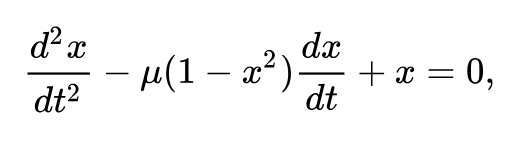
#> input picture van_der_pol_equation_undriven.png, 513 x 141 px
$ python van_der_pol_oscillator.py
#> lines starting #> are read from the running program, lines starting #| are printed output that depends on the picture
# Van Der Pol Oscillator
# d(d(x)/dt)/dt -  μ * (1 - x**2) * dx/dt + x = A * sin( ω*t )
# μ: "mu" is non linear damping
# x: displacement
# A: amplitude of driving source
# ω: angular frequency of driving source [rad/s]
#
# d(d(x)/dt)/dt =  μ * (1 - x**2) * dx/dt - x + A * sin( ω*t )
#
##############################################
# converting to a system of 2 first order ODEs:
# dv/dt = μ * (1 - x**2) * v - x + A * sin( ω*t )
# dx/dt = v
##############################################
# v is velocity or derivative of displacement x over time


# import numpy library for its ndarray support
import numpy as np
# import the scipy function solve_ivp(), according to the specification it's purpose is to:
# "Solve an initial value problem for a system of ODEs."
from scipy.integrate import solve_ivp
import matplotlib.pyplot as plt
from matplotlib.gridspec import GridSpec # align subplots also with variable size
from PIL import Image # for loading a png image

# function defines output of driving source for the case where the olscillator is driven
def driving_source(time, omega, A):
    return A * np.sin(omega * time)

# defines system of undriven oscillator
# function has format required by the scipy solve_ivp() function
# it returns the derivatives of x and v over time
def vanderpol_undriven(time, x_and_v, mu):
    x, v = x_and_v
    dv_dt = mu * (1 - x**2) * v - x
    dx_dt = v
    return([dx_dt, dv_dt])

# defines system of driven oscillator
# function has format required by the scipy solve_ivp() function
# it returns the derivatives of x and v over time
def vanderpol_driven(time, x_and_v, mu, omega, A):
    x, v = x_and_v
    dv_dt = mu * (1 - x**2) * v - x + driving_source(time, omega, A)
    dx_dt = v
    return([dx_dt, dv_dt])

#############################
# CASE 1: UNDRIVEN OSCILLATOR
#############################
# system parameters
# van der pol oscillator parameters
mu_undriven = 0.1
# initial values
x_and_v_init = [0, 0.1]
# parameters for calculation
number_of_steps = 20000 # total number of values calculated
total_time = 125.0 # total time
# prepare a tuple with the time interval, a mandatory argument for the scipy fucntion
time_interval = (0.0, total_time)
# prepare a numpy ndarray with the time points to be used
t = np.linspace(0, total_time, number_of_steps)

# calculations
print("Calculating undriven oscllator")
result = solve_ivp(vanderpol_undriven, time_interval, x_and_v_init, t_eval = t, args = ( mu_undriven, ))
print(result)
x_undriven, v_undriven = result.y
t_undriven = result.t

#############################
# CASE 2: DRIVEN OSCILLATOR
#############################
# system parameters
# van der pol oscillator parameters
mu_driven = 8.53
A = 1.2
omega = 2 * np.pi / 10
# initial values
x_and_v_init = [2, 0]
# parameters for calculation
number_of_steps = 20000 # total number of values calculated
total_time = 125.0 # total time
# prepare a tuple with the time interval, a mandatory argument for the scipy fucntion
time_interval = (0.0, total_time)
# prepare a numpy ndarray with the time points to be used
t = np.linspace(0, total_time, number_of_steps)

# calculations
print("Calculating driven oscllator")
result = solve_ivp(vanderpol_driven, time_interval, x_and_v_init, t_eval = t, args = ( mu_driven, omega, A ))
print(result)
x_driven, v_driven = result.y
t_driven = result.t
source_driving = driving_source(t, omega, A)

######################
# Plotting of results
######################

# parameters for the plots
text_size = 16
color_plot_background = "#F8F8F8"
color_background = "#E0E0E0"
colors_plot = ("#150086","#86001E","#008611")

# gridspec object defines subplots and their relative size
gs1 = GridSpec(2, 3, width_ratios=[1, 3, 1], height_ratios=[1,1])

# create new figure object
fig = plt.figure(figsize = (15, 10), num = "Van Der Pol Oscillator", facecolor = color_background)

# overal title
title = "Van Der Pol Oscillator"
plt.suptitle(title, fontweight = "bold", size = text_size + 4)

# subplot for image
ax = fig.add_subplot(gs1[0])
ax.set_facecolor(color_plot_background)
ax.set_xticks([])
ax.set_yticks([])
img = Image.open("van_der_pol_equation_undriven.png")
#> img is the input picture: PIL image 513x141 RGB; min 0, max 255, mean 245.8
ax.imshow(img)

# plot f(t) undriven
plt.subplot(gs1[1])
plt.plot(t_undriven,x_undriven,
         label = "Undriven Oscillator, oscillator output x", color = "red", linewidth = 2)
plt.xlabel("time [s]", fontsize = text_size)
plt.ylabel("displacement", fontsize = text_size)
plt.tick_params(labelsize = text_size)
plt.gca().set_facecolor(color_plot_background)
plt.grid(visible = True)
plt.title(f"Van De Pol Oscillator, undriven\n parameters: μ = {mu_undriven}, initial conditions: x0 = {x_and_v_init[0]}, v0 = {x_and_v_init[1]}",
            fontsize = text_size + 1, fontweight = "bold", y = 1.02)

# phase plot undriven
plt.subplot(gs1[2])
plt.plot(x_undriven,v_undriven, label = "Undriven Oscillator, phase plot", color = "red")
plt.axis('square')
plt.xlabel("displacement x", fontsize = text_size)
plt.ylabel("velocity v", fontsize = text_size)
plt.tick_params(labelsize = text_size)
plt.gca().set_facecolor(color_plot_background)
plt.grid(visible = True)
plt.title("Phase Plot",
            fontsize = text_size + 1, fontweight = "bold", y = 1.02)

# subplot for image
ax = fig.add_subplot(gs1[3])
ax.set_facecolor(color_plot_background)
ax.set_xticks([])
ax.set_yticks([])
img = Image.open("van_der_pol_equation.png")
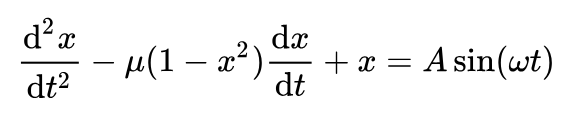
#> input picture van_der_pol_equation.png, 573 x 118 px
#> img is the input picture: PIL image 573x118 RGB; min 0, max 255, mean 244.5
ax.imshow(img)

# plot f(t) driven
plt.subplot(gs1[4])
plt.plot(t_driven,x_driven,
         label = "oscillator output x", color = "blue", linewidth = 2)
plt.plot(t_driven,source_driving,
         label = "driving source", color = "green", linewidth = 2)
plt.xlabel("time [s]", fontsize = text_size)
plt.ylabel("displacement", fontsize = text_size)
plt.tick_params(labelsize = text_size)
plt.gca().set_facecolor(color_plot_background)
plt.grid(visible = True)
plt.title(f"Van De Pol Oscillator, driven\n parameters: μ = {mu_driven}, A = {A}, ω = 2π/{2*np.pi/omega}, initial conditions: x0 = {x_and_v_init[0]}, v0 = {x_and_v_init[1]}",
            fontsize = text_size + 1, fontweight = "bold", y = 1.02)
plt.legend(fontsize = text_size, loc = "lower right", ncols = 2)

# phase plot driven
plt.subplot(gs1[5])
plt.plot(x_driven,v_driven, label = "Driven Oscillator, phase plot", color = "blue")
#plt.axis('square')
plt.xlabel("displacement x", fontsize = text_size)
plt.ylabel("velocity v", fontsize = text_size)
plt.tick_params(labelsize = text_size)
plt.gca().set_facecolor(color_plot_background)
plt.grid(visible = True)
plt.title("Phase Plot",
            fontsize = text_size + 1, fontweight = "bold", y = 1.02)

# define space between subplots
plt.subplots_adjust(wspace = 0.186, hspace = 0.46, left = 0.005, right = 0.97, bottom = 0.07, top = 0.87)

# start with plot window maximized, this works at least in linux..
mng = plt.get_current_fig_manager()
mng.resize(*mng.window.maxsize())

plt.show()
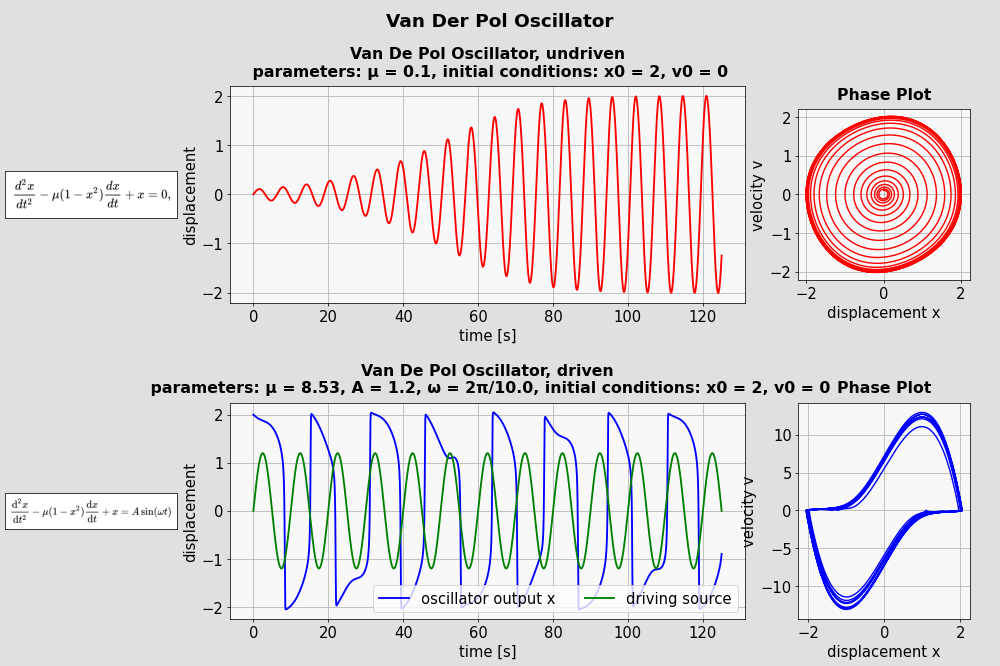
#> figure drawn by matplotlib, 6 panels; panel 2: curve peaks at x = 120.9, y = 2.01; panel 5: curve peaks at x = 64.03, y = 2.05; panel 5: curve peaks at x = 2.5, y = 1.2
